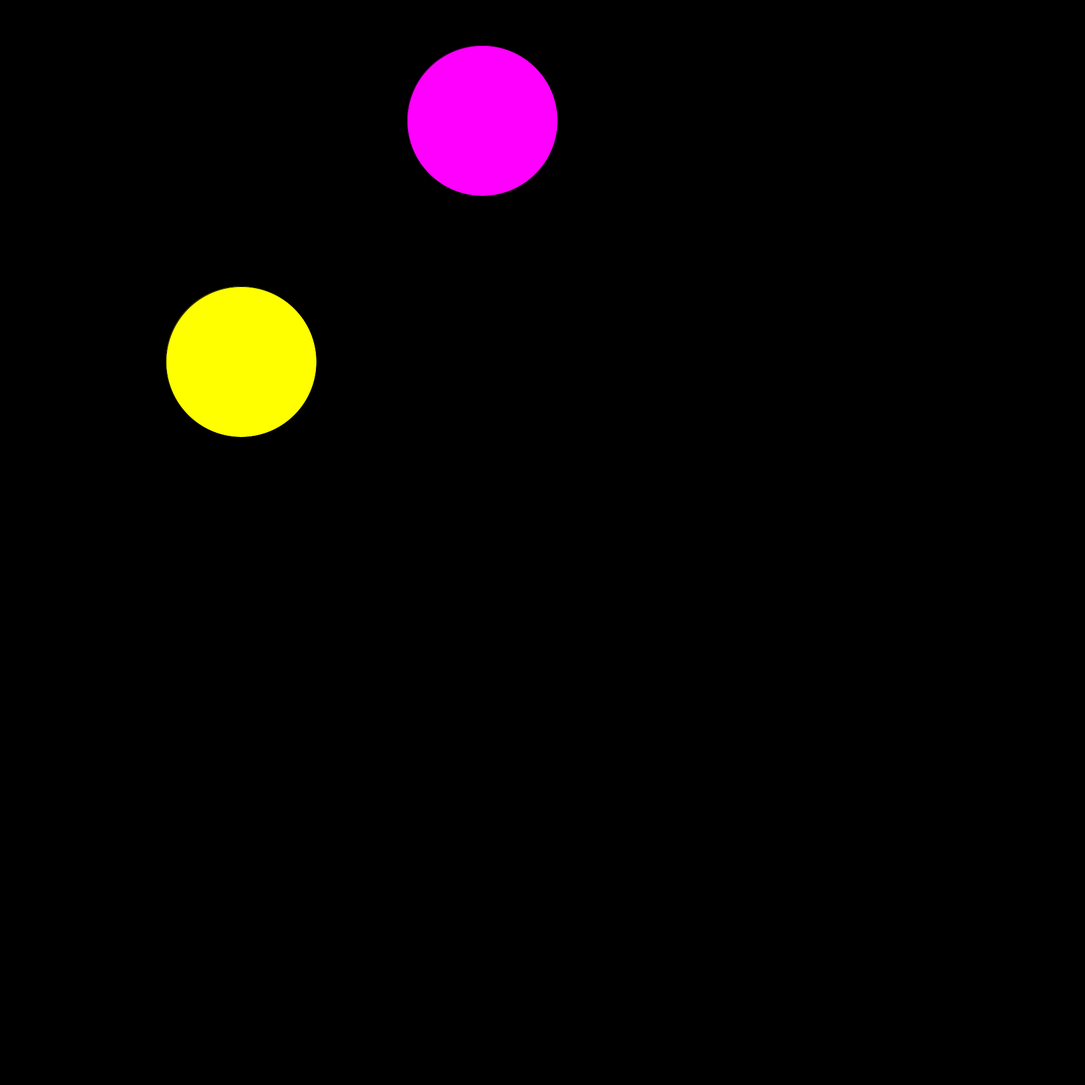
Frame 1 (no input)
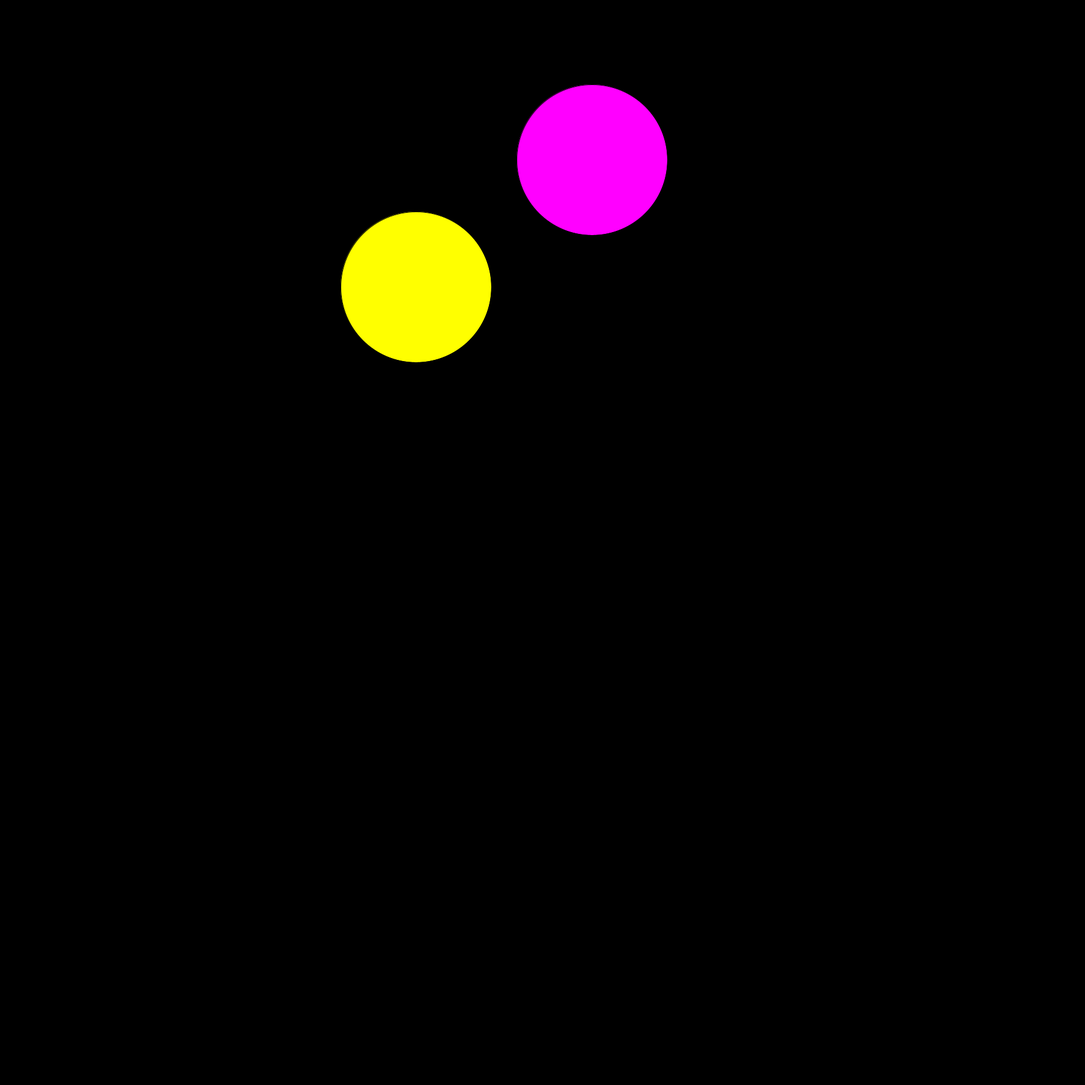
Frame 60 (the mouse pressed at the canvas centre just before this capture)
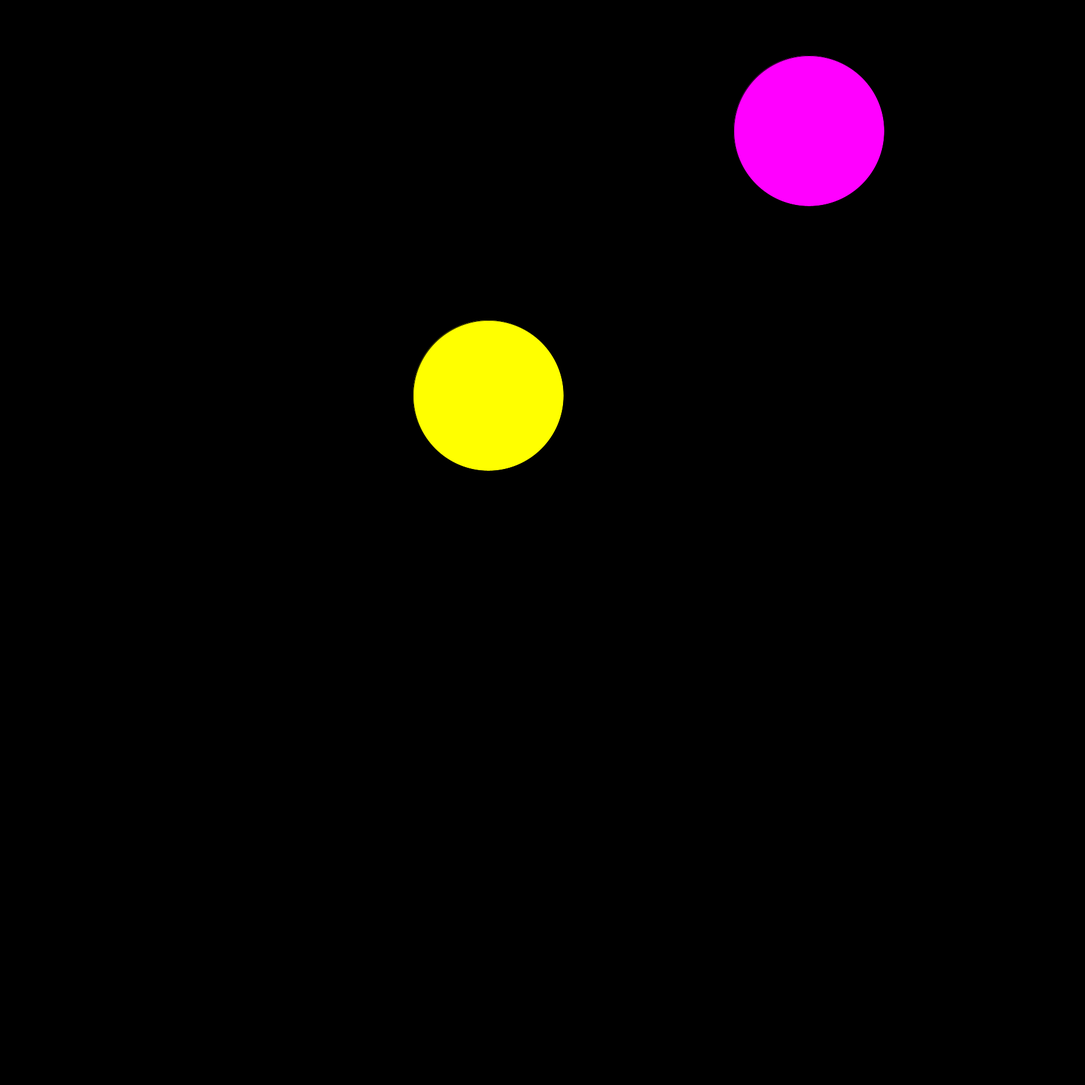
Frame 120 (the mouse held since frame 60 and released just before this capture)

The Processing sketch that drew these frames (run headless with seeded random() and noise(); from frame 60 on, the mouse is pressed at the canvas centre):

// Processing sketch: two_circles_collide
// ── two_circles_collide.pde
 PVector ball = new PVector(400,600);
 PVector ball2 = new PVector(800, 200);
 PVector initVel1 = new PVector(6,-4);
 PVector initVel2 = new PVector(2,3);
 PVector finalVel1 = new PVector(1,1);
 PVector finalVel2 =new PVector(1,1);
 PVector wallBounce1 = new PVector();
 PVector wallBounce2 = new PVector();
 PVector temp1 = new PVector();
 PVector temp2 = new PVector();
 float distance =0;
 float time =0;
 float mass1 =1;
 float mass2 =1;

void setup()
{
  size (1800,1800);
   
}

 
void draw()
{
 
  
  background(0);
  
  distance = sqrt(sq(ball2.y - ball.y) + sq(ball2.x - ball.x));
  if(distance < 250)
  {
    temp1 = initVel1;
    temp2 = initVel2;
    
    initVel1 = temp2;
    initVel2 = temp1;
   
   }
  fill(255,255,0);
  ellipse(ball.x,ball.y,250,250);
  
  fill(255,0,255);
  ellipse(ball2.x,ball2.y,250,250);
  
  if (ball.x + 125 > width || ball.x < 125)
  {
    initVel1.x *= -1;
  }
  if(ball.y +125 > height || ball.y < 125)
  {
    initVel1.y *= -1;
  }
  ball.x = ball.x + initVel1.x;
  ball.y = ball.y + initVel1.y;
  
  ball2.x = ball2.x + initVel2.x;
  ball2.y = ball2.y + initVel2.y;
  
  if (ball2.x + 125 > width || ball2.x < 125)
  {
    initVel2.x *= -1;
  }
  if(ball2.y +125 > height || ball2.y < 125)
  {
    initVel2.y *= -1;
  }
  
  frameRate(1000);
   
  
}
